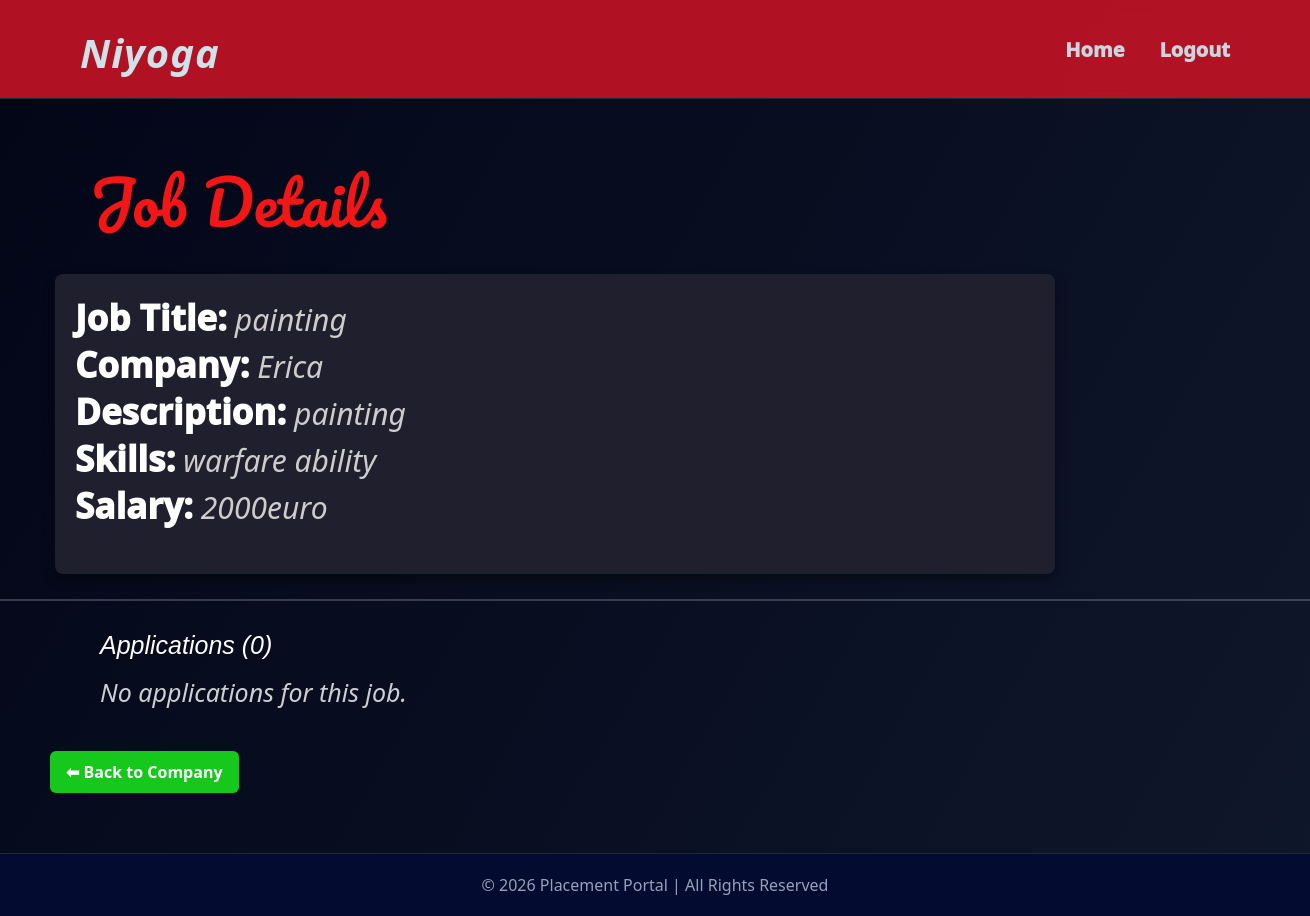
The page /admin/job/6/applications (signed in) on the database as committed earlier.
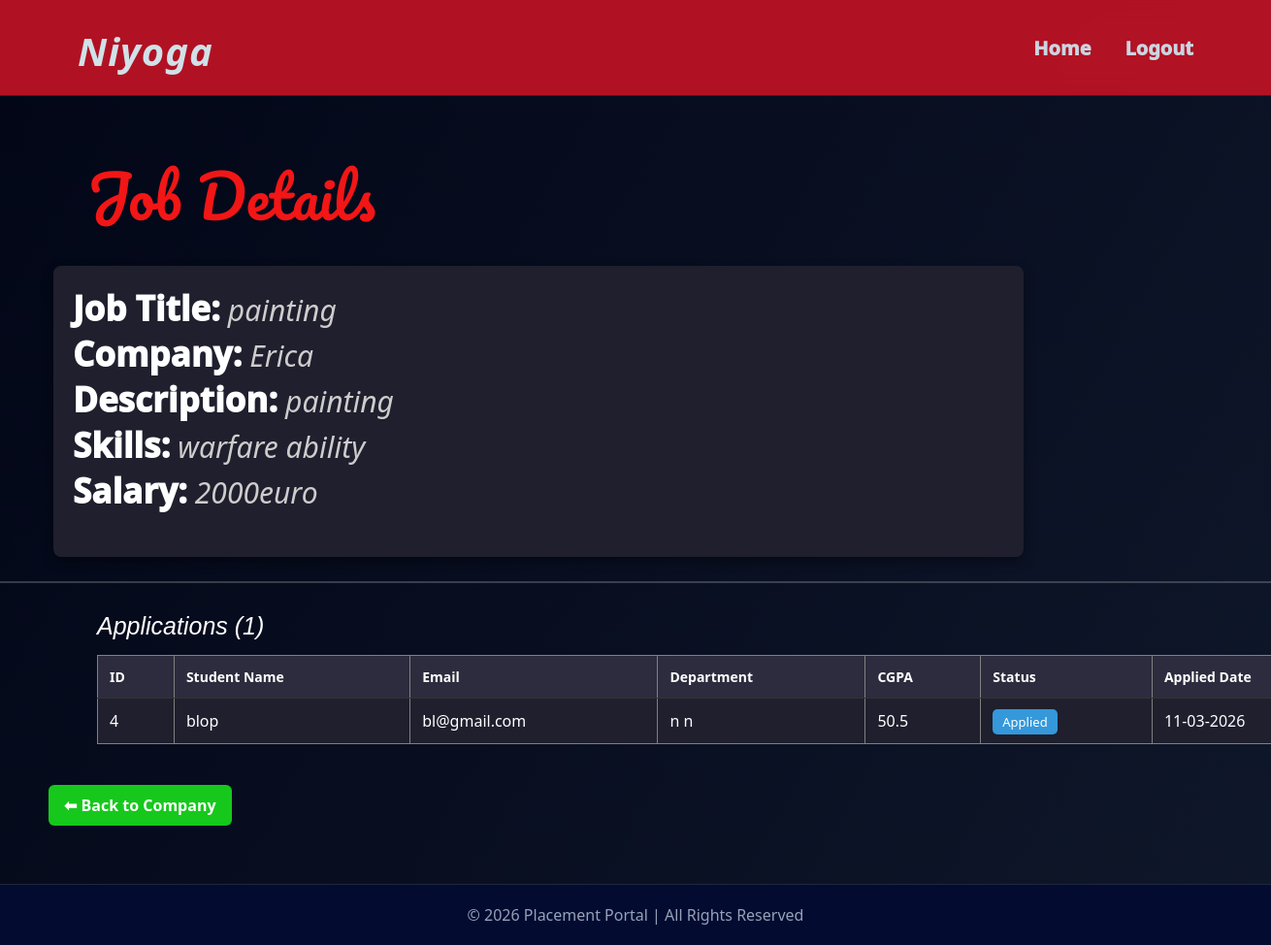
The same page on the database as committed later.
### app.py (models this page shows)
class Application(db.Model):
    __tablename__ = "applications"
    id = db.Column(db.Integer, primary_key=True)
    student_id = db.Column(
        db.Integer,
        db.ForeignKey("student_profiles.id")
    )
    job_id = db.Column(
        db.Integer,
        db.ForeignKey("jobs.id")
    )
    status = db.Column(db.String(50), default="Applied")
    remarks = db.Column(db.String(200))
    applied_at = db.Column(db.DateTime, default=datetime.utcnow)
    updated_at = db.Column(db.DateTime)
    job = db.relationship("Job", back_populates="applications")
    student = db.relationship("StudentProfile", back_populates="applications")

class Users(db.Model):
    __tablename__ = "users"
    id = db.Column(db.Integer, primary_key=True)
    name = db.Column(db.String(100), nullable=False)
    email = db.Column(db.String(120), unique=True, nullable=False)
    password = db.Column(db.String(200), nullable=False)
    role = db.Column(db.String(100), nullable=False)
    contact_number = db.Column(db.String(15))
    is_approved = db.Column(db.Boolean, default=False)
    is_active = db.Column(db.Boolean, default=True)
    created_at = db.Column(db.DateTime, default=datetime.utcnow)
    student_profile = db.relationship(
        "StudentProfile",
        back_populates="user",
        uselist=False
    )
    company_profile = db.relationship(
        "CompanyProfile",
        back_populates="user",
        uselist=False
    )

class StudentProfile(db.Model):
    __tablename__ = "student_profiles"
    id = db.Column(db.Integer, primary_key=True)
    user_id = db.Column(
        db.Integer,
        db.ForeignKey("users.id"),
        nullable=False,
        unique= True
    )
    cgpa = db.Column(db.Float)
    department = db.Column(db.String(100))
    current_year = db.Column(db.Integer)
    skills = db.Column(db.String(200))
    resume = db.Column(db.String(200))
    placement_status = db.Column(db.String(50), default="Not Placed")
    user = db.relationship("Users", back_populates="student_profile")
    applications = db.relationship(
        "Application",
        back_populates="student"
    )

### app.py (the view)
@app.route("/admin/job/<int:job_id>/applications")
def admin_job_applications(job_id):
    if "user_id" not in session or session.get("role") != "admin":
        return redirect("/login")
    job = Job.query.get_or_404(job_id)
    applications = Application.query.filter_by(job_id=job.id).all()
    return render_template(
        "admin_job_applications.html",
        job=job,
        applications=applications
    )

### templates/admin_job_applications.html (shortened to what this page needs)
{% extends "base.html" %}
{% block content %}
<h2 class="title">Job Details</h2>
<div class="job-details">
<p><b>Job Title:</b> {{ job.title }}</p>
<p><b>Company:</b> {{ job.company.company_name }}</p>
<p><b>Description:</b> {{ job.description }}</p>
<p><b>Skills:</b> {{ job.skills }}</p>
<p><b>Salary:</b> {{ job.salary }}</p>
</div>
<hr>
<h3 class="subtitle">Applications ({{ applications|length }})</h3>
{% if applications %}
<table border="1" cellpadding="10" cellspacing="0" class="application-table">
<tr>
<th>ID</th>
<th>Student Name</th>
<th>Email</th>
<th>Department</th>
<th>CGPA</th>
<th>Status</th>
<th>Applied Date</th>
</tr>
{% for app in applications %}
<tr>
<td>{{ app.id }}</td>
<td>{{ app.student.user.name }}</td>
<td>{{ app.student.user.email }}</td>
<td>{{ app.student.department }}</td>
<td>{{ app.student.cgpa }}</td>
<td>
<span class="status">{{ app.status }}</span>
</td>
<td>{{ app.applied_at.strftime("%d-%m-%Y") }}</td>
</tr>
{% endfor %}
</table>
{% else %}
<p class="no-app"><em>No applications for this job.</em></p>
{% endif %}
<br>
<a class="back-btn" href="/admin/company/{{ job.company.user_id }}">⬅ Back to Company</a>
{% endblock %}

Rows that differ between the two databases and show on the page:
added Application: id "4", student.user.name "blop", student.user.email "bl@gmail.com", student.department "n n", student.cgpa "50.5", status "Applied", applied_at "11-03-2026"
Other text that changed with them:
{{ applications|length }}: "0" → "1"
text no longer shown: "No applications for this job."
text now shown: "ID Student Name Email Department CGPA Status Applied Date"
